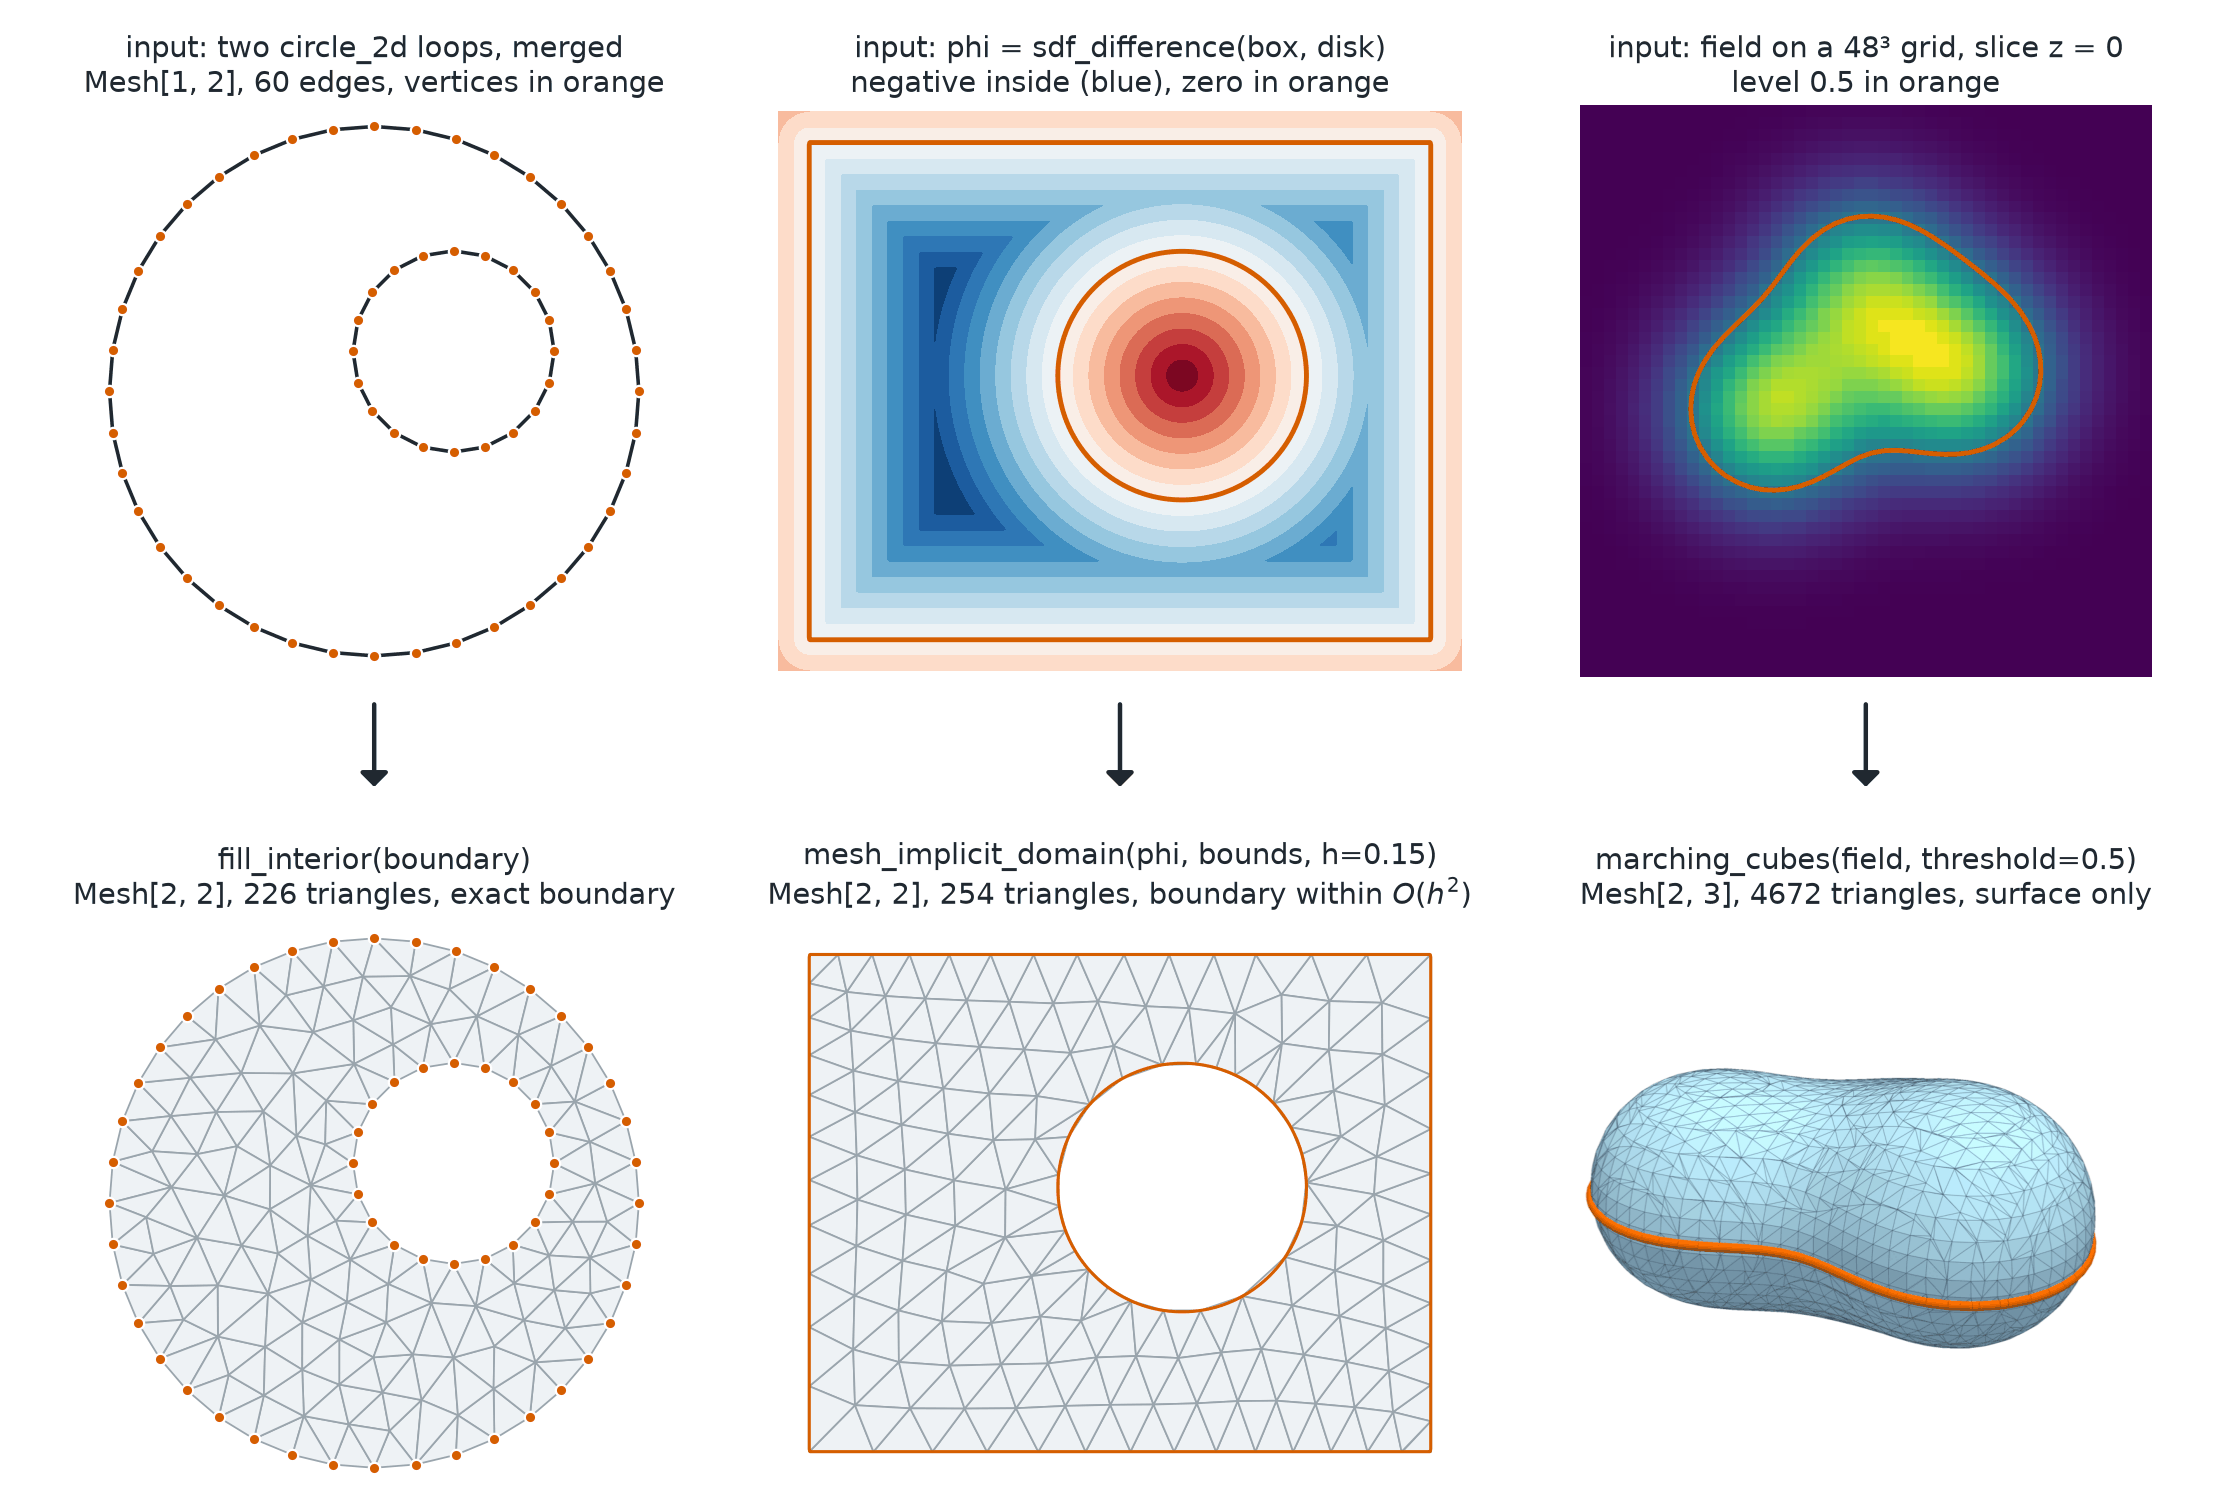

Source code (Python):
# SPDX-FileCopyrightText: Copyright (c) 2023 - 2026 NVIDIA CORPORATION & AFFILIATES.
# SPDX-FileCopyrightText: All rights reserved.
# SPDX-License-Identifier: Apache-2.0
#
# Licensed under the Apache License, Version 2.0 (the "License");
# you may not use this file except in compliance with the License.
# You may obtain a copy of the License at
#
# http://www.apache.org/licenses/LICENSE-2.0
#
# Unless required by applicable law or agreed to in writing, software
# distributed under the License is distributed on an "AS IS" BASIS,
# WITHOUT WARRANTIES OR CONDITIONS OF ANY KIND, either express or implied.
# See the License for the specific language governing permissions and
# limitations under the License.

"""Show the input and the output of the three meshers: fill_interior, mesh_implicit_domain, marching_cubes."""

from pathlib import Path

import matplotlib.pyplot as plt
import torch
from _style import (
    DIVERGING,
    EDGE,
    FACE,
    RESULT,
    SEQUENTIAL,
    SURFACE,
    SURFACE_EDGE,
    TEXT,
    clean_axis,
    render,
    save,
)
from matplotlib.collections import LineCollection, PolyCollection
from matplotlib.colors import TwoSlopeNorm

from physicsnemo.mesh import Mesh
from physicsnemo.mesh.generate import (
    marching_cubes,
    mesh_implicit_domain,
    sdf_box,
    sdf_difference,
    sdf_sphere,
)
from physicsnemo.mesh.io import to_pyvista
from physicsnemo.mesh.primitives.curves import circle_2d
from physicsnemo.mesh.tessellation import fill_interior

OUTPUT = Path(__file__).parent / "mesh_generators.png"

H = 0.15
THRESHOLD = 0.5
GRID = 48
BLOBS = ((-0.5, -0.1, 0.0), (0.5, 0.1, 0.1), (0.0, 0.55, -0.2))


def _triangles(axis, mesh):
    """Fill the triangles of a planar mesh."""

    points = mesh.points.numpy()
    axis.add_collection(
        PolyCollection(
            points[mesh.cells.numpy()], facecolors=FACE, edgecolors=EDGE, linewidths=0.8
        )
    )


def _edges(axis, mesh, color, linewidth):
    """Draw the cells of a planar edge mesh as line segments."""

    points = mesh.points.numpy()
    axis.add_collection(
        LineCollection(points[mesh.cells.numpy()], colors=color, linewidths=linewidth)
    )


def _dots(axis, points, color):
    """Draw points as white-rimmed dots."""

    axis.scatter(
        points[:, 0],
        points[:, 1],
        s=26,
        color=color,
        edgecolor="white",
        linewidth=1.0,
        zorder=5,
        clip_on=False,
    )


def _arrow(axis):
    """Point from an input panel down to its output panel."""

    axis.annotate(
        "",
        xy=(0.5, -0.2),
        xytext=(0.5, -0.04),
        xycoords="axes fraction",
        arrowprops={"arrowstyle": "-|>,head_width=0.4", "color": TEXT, "lw": 2.0},
        annotation_clip=False,
    )


def main():
    """Generate the documentation image."""

    ### fill_interior: two loops, an outer circle and a hole, as one boundary.
    outer = circle_2d.load(radius=1.0, n_points=40)
    hole = circle_2d.load(radius=0.38, n_points=20).translate(torch.tensor([0.3, 0.15]))
    boundary = Mesh.merge([outer, hole])
    filled = fill_interior(boundary, max_cell_size=0.02, smooth_iterations=3)

    ### mesh_implicit_domain: a box minus a disk, as a signed distance function.
    lo, hi = torch.tensor([-1.0, -0.8]), torch.tensor([1.0, 0.8])
    phi = sdf_difference(sdf_box(lo, hi), sdf_sphere(torch.tensor([0.2, 0.05]), 0.4))
    # The bounds box coincides with the outer box, so its faces stay exact.
    implicit = mesh_implicit_domain(phi, (lo.tolist(), hi.tolist()), H)
    gx, gy = torch.meshgrid(
        torch.linspace(-1.1, 1.1, 300), torch.linspace(-0.9, 0.9, 250), indexing="xy"
    )
    phi_grid = phi(torch.stack([gx, gy], dim=-1)).numpy()

    ### marching_cubes: an isosurface of three Gaussian blobs on a grid.
    axis_1d = torch.linspace(-1.5, 1.5, GRID)
    x, y, z = torch.meshgrid(axis_1d, axis_1d, axis_1d, indexing="ij")
    field = sum(
        torch.exp(-((x - a) ** 2 + (y - b) ** 2 + (z - c) ** 2) / 0.25)
        for a, b, c in BLOBS
    )
    surface = marching_cubes(field, threshold=THRESHOLD, coords=(axis_1d,) * 3)
    surface_pv = to_pyvista(surface)
    cut = surface_pv.slice(normal="z", origin=(0.0, 0.0, 0.0)).tube(radius=0.018)
    surface_image = render(
        [
            (
                surface_pv,
                {
                    "color": SURFACE,
                    "show_edges": True,
                    "edge_color": SURFACE_EDGE,
                    "line_width": 0.4,
                    "smooth_shading": False,
                },
            ),
            (cut, {"color": RESULT}),
        ],
        zoom=1.3,
    )

    figure, axes = plt.subplots(
        2, 3, figsize=(14.0, 9.4), gridspec_kw={"hspace": 0.42, "wspace": 0.06}
    )
    disk_limits = ((-1.08, 1.08), (-1.08, 1.08))
    box_limits = ((-1.12, 1.12), (-0.92, 0.92))

    # Column 1: an exact boundary in, quality triangles that keep it out.
    axis = axes[0, 0]
    _edges(axis, boundary, TEXT, 1.6)
    _dots(axis, boundary.points.numpy(), RESULT)
    axis.set_title(
        f"input: two circle_2d loops, merged\n"
        f"Mesh[1, 2], {boundary.n_cells} edges, vertices in orange"
    )
    clean_axis(axis, disk_limits)
    _arrow(axis)
    axis = axes[1, 0]
    _triangles(axis, filled)
    _dots(axis, boundary.points.numpy(), RESULT)
    axis.set_title(
        f"fill_interior(boundary)\nMesh[2, 2], {filled.n_cells} triangles, exact boundary"
    )
    clean_axis(axis, disk_limits)

    # Column 2: an implicit function in, a mesh whose boundary follows its zero set.
    axis = axes[0, 1]
    extent = (-1.1, 1.1, -0.9, 0.9)
    axis.contourf(
        phi_grid,
        levels=16,
        extent=extent,
        cmap=DIVERGING,
        norm=TwoSlopeNorm(vcenter=0.0),
    )
    axis.contour(phi_grid, levels=[0.0], colors=RESULT, linewidths=2.2, extent=extent)
    axis.set_title(
        "input: phi = sdf_difference(box, disk)\nnegative inside (blue), zero in orange"
    )
    clean_axis(axis, box_limits)
    _arrow(axis)
    axis = axes[1, 1]
    _triangles(axis, implicit)
    axis.contour(phi_grid, levels=[0.0], colors=RESULT, linewidths=1.4, extent=extent)
    axis.set_title(
        f"mesh_implicit_domain(phi, bounds, h={H})\n"
        f"Mesh[2, 2], {implicit.n_cells} triangles, boundary within $O(h^2)$"
    )
    clean_axis(axis, box_limits)

    # Column 3: a sampled scalar field in, its isosurface out.
    axis = axes[0, 2]
    middle = field[:, :, GRID // 2].numpy().T
    extent = (-1.5, 1.5, -1.5, 1.5)
    axis.imshow(middle, origin="lower", extent=extent, cmap=SEQUENTIAL)
    axis.contour(
        middle, levels=[THRESHOLD], colors=RESULT, linewidths=2.2, extent=extent
    )
    axis.set_title(
        f"input: field on a {GRID}\u00b3 grid, slice z = 0\nlevel {THRESHOLD} in orange"
    )
    clean_axis(axis)
    _arrow(axis)
    axis = axes[1, 2]
    axis.imshow(surface_image)
    axis.set_title(
        f"marching_cubes(field, threshold={THRESHOLD})\n"
        f"Mesh[2, 3], {surface.n_cells} triangles, surface only"
    )
    clean_axis(axis)

    figure.subplots_adjust(left=0.01, right=0.99, bottom=0.01, top=0.93)
    save(figure, OUTPUT)


if __name__ == "__main__":
    main()
